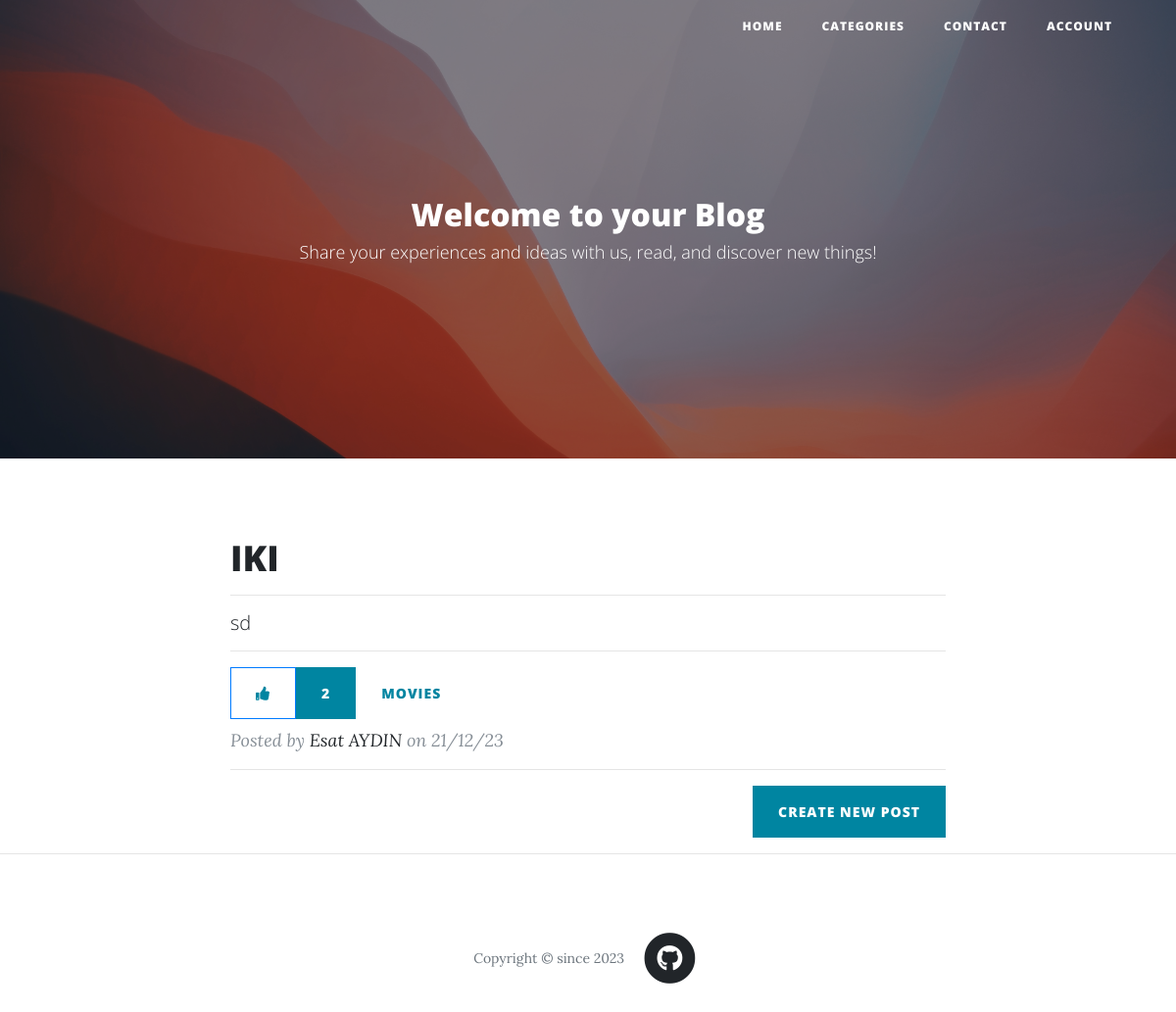
Before: / with the older database file.
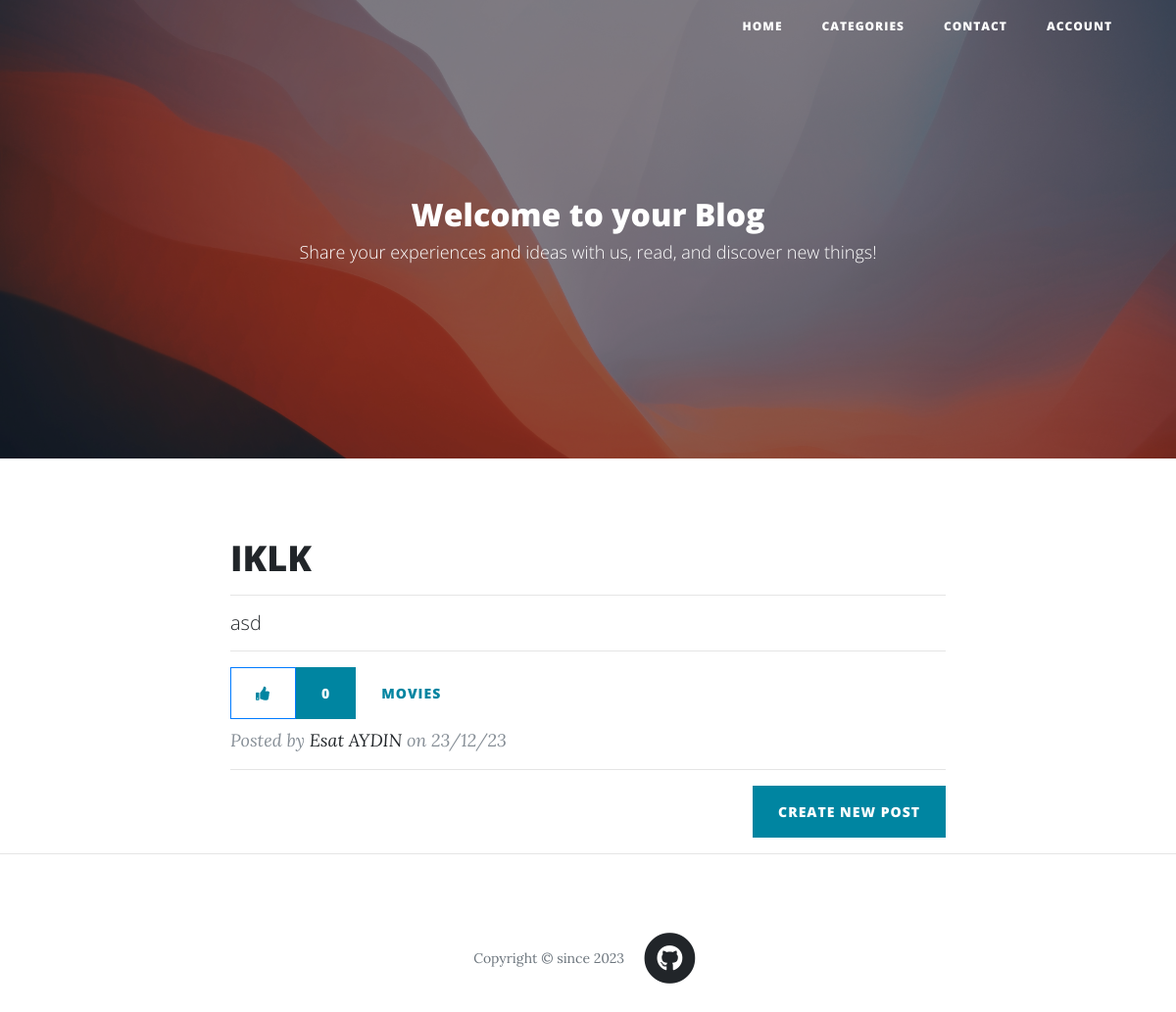
After: the same page with the newer database file.
### database.py (models this page shows)
class BlogPost(db.Model):
    __tablename__ = "posts"
    id = db.Column(db.Integer, primary_key=True)
    author_id = db.Column(db.Integer, db.ForeignKey("users.id"))
    author = relationship("User", back_populates="posts")
    title = db.Column(db.String(250), nullable=False)
    subtitle = db.Column(db.String(250), nullable=False)
    date = db.Column(db.String(250), nullable=False)
    body = db.Column(db.Text, nullable=False)
    category = db.Column(db.Text)
    like_num = db.Column(db.Integer)
    img_url = db.Column(db.String(250), nullable=False)
    likes = db.Column(db.String(250))
    comments = relationship("Comment", back_populates="parent_post", order_by="desc(Comment.like_num)")

class User(UserMixin, db.Model):
    __tablename__ = "users"
    id = db.Column(db.Integer, primary_key=True)
    name = db.Column(db.String(100), nullable=False)
    surname = db.Column(db.String(100), nullable=False)
    email = db.Column(db.String(120), unique=True, nullable=False)
    phone = db.Column(db.String(15), nullable=False)
    password = db.Column(db.String(200), nullable=False)
    posts = relationship("BlogPost", back_populates="author")
    comments = relationship("Comment", back_populates="comment_author")

### server.py (the view)
@app.route("/", methods=["GET"])
def get_all_posts():
    posts = BlogPost.query.order_by(BlogPost.like_num.desc()).all()
    return render_template("index.html", all_posts=posts)

### templates/index.html (shortened to what this page needs)
{% include "header.html" %}
  <header class="masthead" style="background-image: url('/static/img/index.jpeg')">
    <div class="overlay"></div>
    <div class="container">
      <div class="row">
        <div class="col-lg-8 col-md-10 mx-auto">
          <div class="site-heading">
            <h2>Welcome to your Blog</h2>
            <span style="font-size: 18px;" class="subheading">Share your experiences and ideas with us, read, and discover new things!</span>
          </div>
        </div>
      </div>
    </div>
  </header>
  <div class="container">
    <div class="row">
      <div class="col-lg-8 col-md-10 mx-auto">
        {% for post in all_posts %}
        <div class="post-preview">
          <a href="{{ url_for('show_post', index=post.id) }}">
            <h2 class="post-title">
              {{post.title}}
            </h2>
            <hr>
            <h5 class="post-subtitle">
              {{post.subtitle}}
            </h5>
            <hr>
          </a>
          <div class="d-flex align-items-center mb-2">
            <a href="{{ url_for('like_post', post_id=post.id, page='home') }}" type="button" class="btn btn-outline-primary me-2" id="likeButton">
                <i style="color: #0085a1; border: #0085a1;" class="fas fa-thumbs-up"></i>
            </a>
            <div class="likeNumber btn btn-primary me-2">{{ post.like_num }}</div>
            <a style="color: #0085a1;" href="{{ url_for('get_category', name=post.category.lower()) }}" class="btn btn-link">{{ post.category }}</a>
          </div>
          <p class="post-meta mb-0">
              Posted by
              <a href="{{ url_for('show_profile', user_id=post.author.id) }}" class="author-link">{{ post.author.name }} {{ post.author.surname }}</a>
              on {{ post.date }}
          </p>
        </div>
        <hr>
        {% endfor %}
        <div class="clearfix">
          <a class="btn btn-primary float-right" href="{{url_for('new_post')}}">Create New Post</a>
        </div>
      </div>
    </div>
  </div>
  <hr>
{% include "footer.html" %}

### templates/header.html (shortened to what this page needs)
<!DOCTYPE html>
<html lang="en">
<head>
  <link href="{{ url_for('static', filename='vendor/bootstrap/css/bootstrap.min.css') }}" rel="stylesheet">
  <link href="{{ url_for('static', filename='vendor/fontawesome-free/css/all.min.css')}}" rel="stylesheet" type="text/css">
  <link href="{{ url_for('static', filename='css/clean-blog.min.css')}}" rel="stylesheet">
</head>
<body>
  <nav class="navbar navbar-expand-lg navbar-light fixed-top" id="mainNav">
    <div class="container">
      <div class="collapse navbar-collapse" id="navbarResponsive">
        <ul class="navbar-nav ml-auto">
          <li class="nav-item">
            <a class="nav-link" href="/">Home</a>
          </li>
          <li class="nav-item">
            <a class="nav-link showCategories linkCursor">Categories</a>
          </li>
          <li class="nav-item">
            <a class="nav-link" href="/contact">Contact</a>
          </li>
          {% if not current_user.is_authenticated: %}
          <li class="nav-item showLogin">
            <a class="nav-link linkCursor">Account</a>
          </li>
          {% endif %}
        </ul>
      </div>
    </div>
  </nav>

### templates/footer.html (shortened to what this page needs)
  <footer>
    <div class="container">
      <div class="row">
        <div class="col-lg-8 col-md-10 mx-auto">
          <ul class="list-inline text-center">
            <li class="list-inline-item">
              <p class="copyright text-muted">Copyright &copy; since 2023</p>
            </li>
            <li class="list-inline-item">
              <a href="/contact">
                <span class="fa-stack fa-lg">
                  <i class="fas fa-circle fa-stack-2x"></i>
                  <i class="fab fa-github fa-stack-1x fa-inverse"></i>
                </span>
              </a>
            </li>
          </ul>
        </div>
      </div>
    </div>
  </footer>
</body>
</html>

### templates/header.html (style rules this page uses)
@media only screen and (min-width: 992px) { .showCategories { border-top-right-radius: 20px; border-top-left-radius: 20px; } }

Changed rows visible on the page:
changed BlogPost "MOVIES": title "IKI" → "IKLK"; subtitle "sd" → "asd"; like_num "2" → "0"; date "21/12/23" → "23/12/23"
